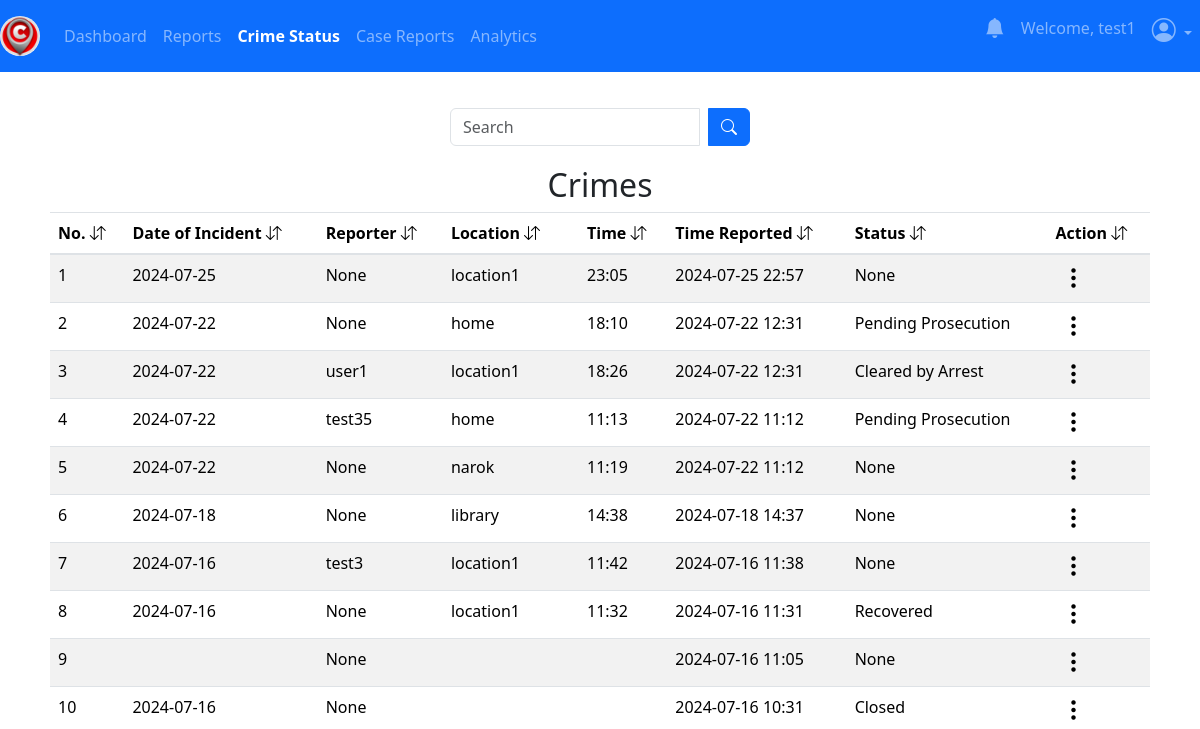
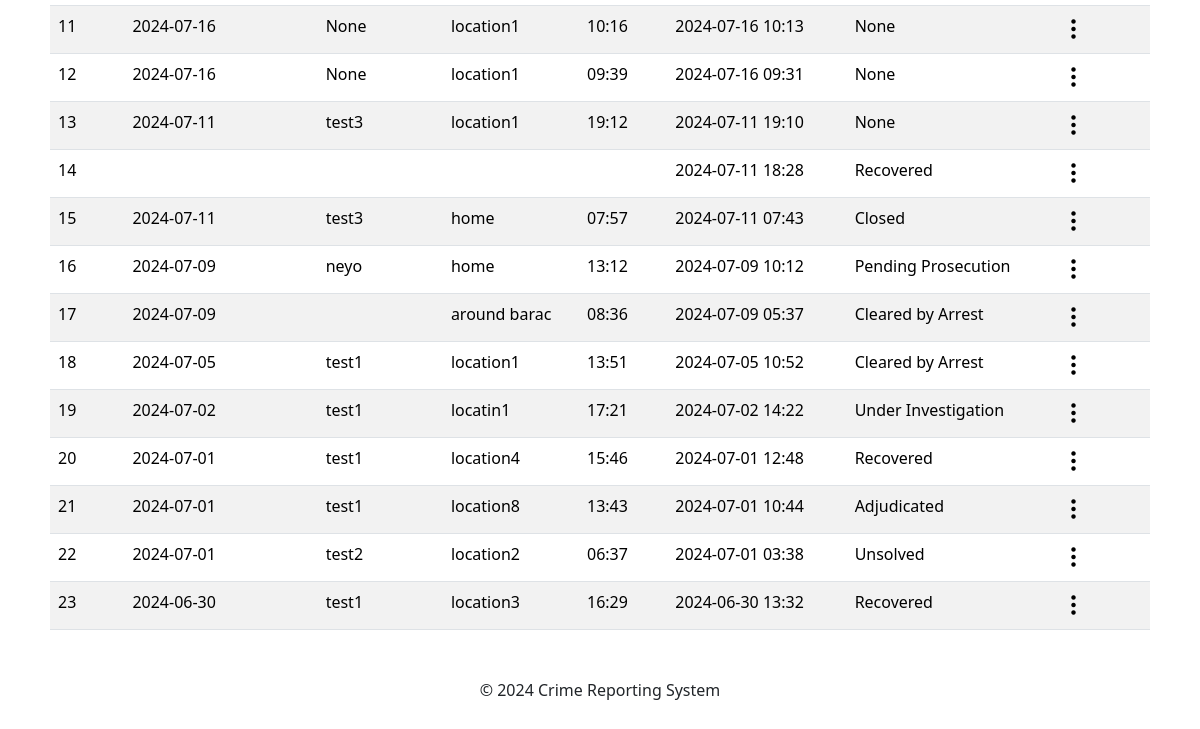
/admin/crime_status (signed in), run on an earlier commit of the app's database (2 pictures, top to bottom).
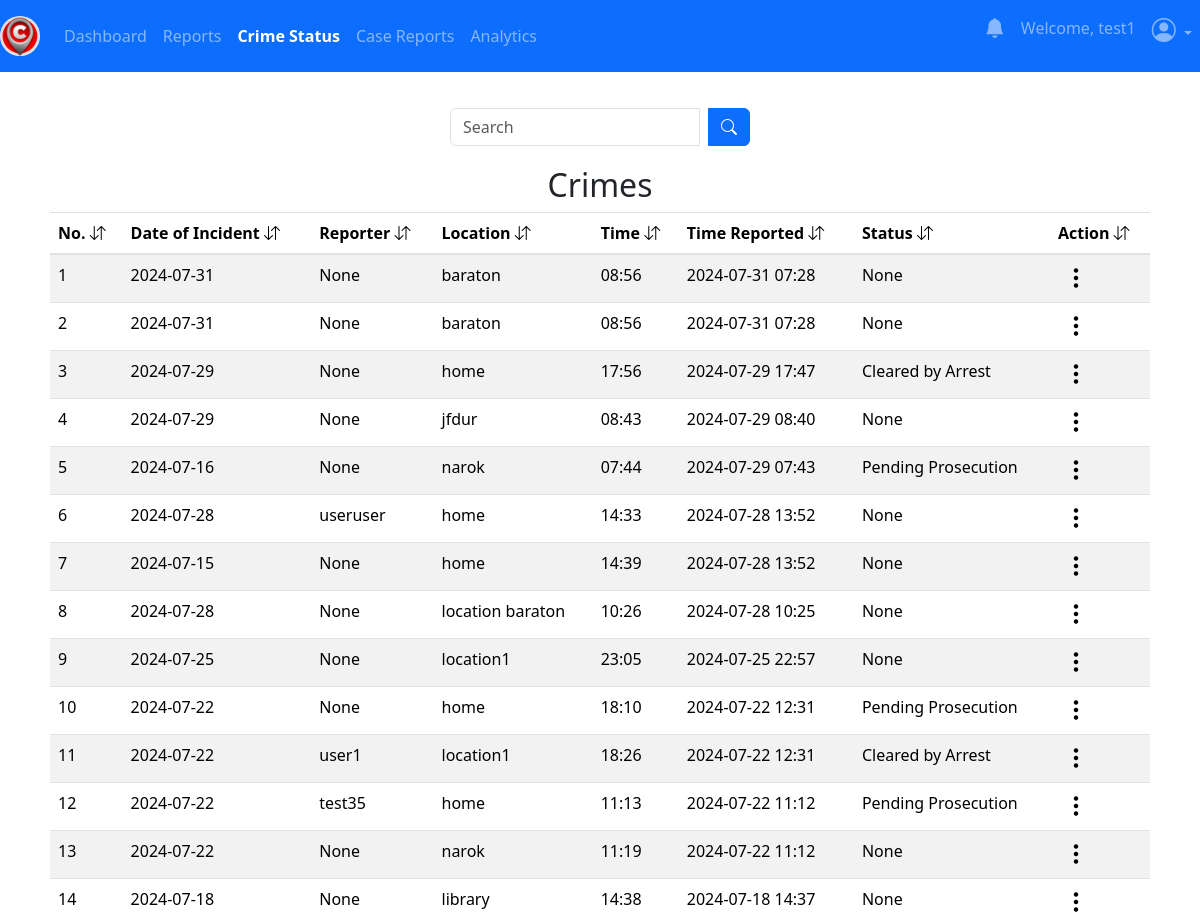
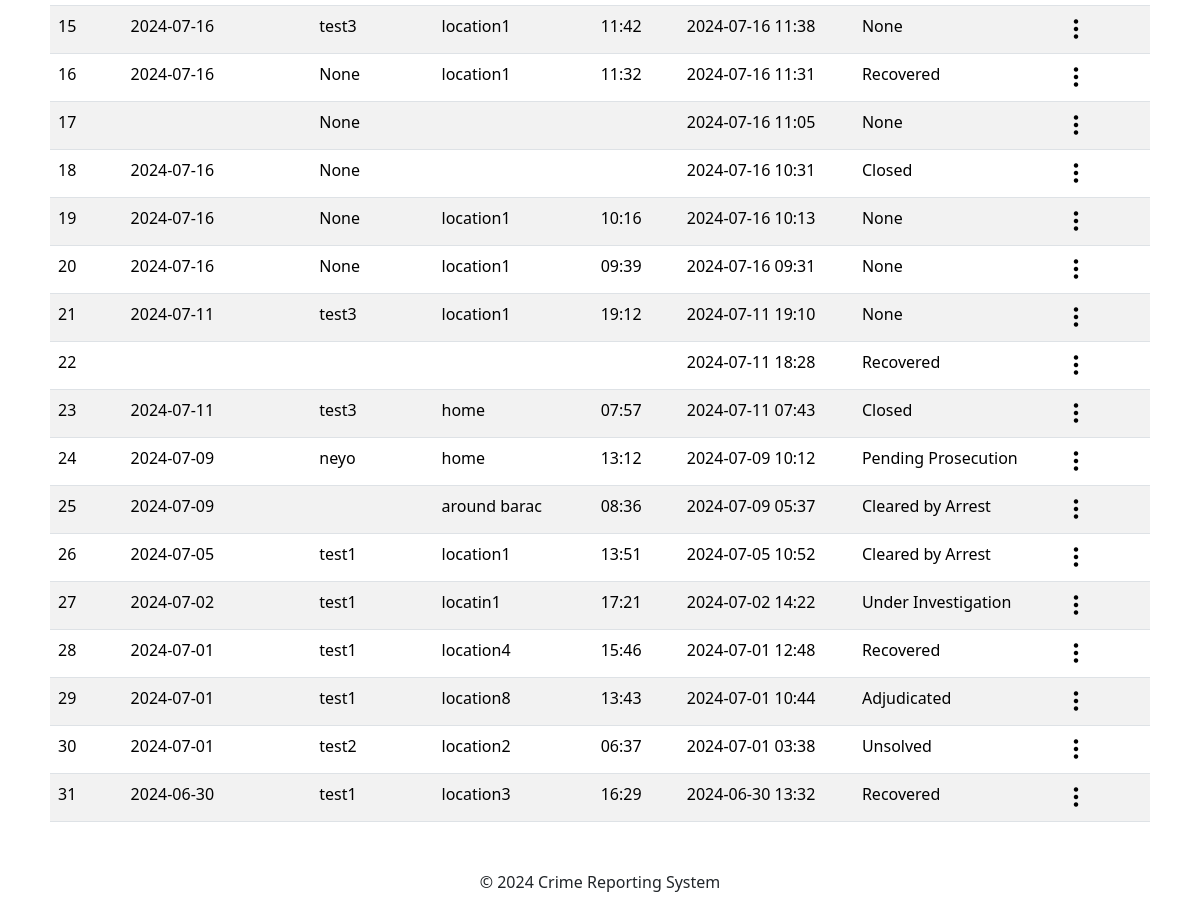
And on a later commit of the database (2 pictures, top to bottom).
### app/posts/models.py (models this page shows, shortened)
class Crime(db.Model, UserMixin):
    crime_id = db.Column(db.Integer, primary_key=True)
    date_of_incident = db.Column(db.String(10), nullable=False)
    issued_by = db.Column(db.String(20), nullable=True)
    time_of_incident = db.Column(db.String(10), nullable=False)
    phonenumber = db.Column(db.String(10), nullable=True)
    incident_location = db.Column(db.Text, nullable=False)
    incident_nature = db.Column(db.Text, nullable=False)
    incident_details = db.Column(db.Text, nullable=False)
    suspect_details = db.Column(db.Text, nullable=True)
    arrest_history = db.Column(db.Text, nullable=True)
    suspect_name = db.Column(db.String(10), nullable=True)
    comments = db.Column(db.Text, nullable=True)
    crime_status = db.Column(db.String(10), nullable=True)
    latitude = db.Column(db.Float)
    longitude = db.Column(db.Float)
    crime_file_upload = db.Column(db.Text, nullable=True)
    crime_file_name = db.Column(db.Text, nullable=True)
    crime_mimetype = db.Column(db.Text, nullable=True)
    date_crime_received = db.Column(db.DateTime(timezone=True), default=current_time())
    reporter_id = db.Column(db.Integer, db.ForeignKey('user.id'))

### app/admins/routes.py (the view)
@admins.route('/admin/crime_status')
@admin_required
def crimeStatus():
    search_crime = request.args.get('search_crime', '')
    try:
        if search_crime:
            crimes_status = Crime.query.filter(
                Crime.incident_location.ilike(f'%{search_crime}%') |
                Crime.issued_by.ilike(f'%{search_crime}%') |
                Crime.date_of_incident.ilike(f'%{search_crime}%') |
                Crime.time_of_incident.ilike(f'%{search_crime}%') |
                Crime.date_crime_received.ilike(f'%{search_crime}%') |
                Crime.crime_status.ilike(f'%{search_crime}%')
            ).order_by(desc(Crime.date_crime_received)).all()
        else:
            crimes_status = Crime.query.order_by(desc(Crime.date_crime_received)).all()
    except Exception as e:
        current_app.logger.error(f"Database error: {str(e)}")
        flash("An error occurred while fetching crime status reports.", "danger")
        return redirect(url_for('admins.crimeStatus'))
    if not crimes_status:
        flash("No crime status reports found.", "info")
    return render_template('admin/crime_status.html', title='Crime Status', crimes_status=crimes_status)

### app/__init__.py (called while the page is built)
@login_manager.user_loader
def load_user(user_id):
    return models.User.query.get(user_id)

### app/admins/routes.py (called while the page is built)
def admin_required(f):
    @wraps(f)
    def decorated_function(*args, **kwargs):
        if not session.get('admin_id'):
            flash('You need to be logged in as an admin to access the page.', 'danger')
            return redirect(url_for('admins.adminIndex'))
        return f(*args, **kwargs)
    return decorated_function

### app/templates/admin/crime_status.html (shortened to what this page needs)
{% extends 'admin/layout.html' %}
{% block content %}
<div class="container">
    <br>
    <form method="GET" action="{{ url_for('admins.crimeStatus') }}" class="search-form">
        <div class="input-group search-input">
            <input type="text" name="search_crime" class="form-control" placeholder="Search">
            <div class="input-group-append ms-2">
                <button type="submit" class="btn btn-primary">
                    <i class="bi bi-search"></i>
                </button>
            </div>
        </div>
    </form>
{% if crimes_status %}
<table class="table table-striped table-hover">
    <h2 style="text-align: center;">Crimes</h2>
    <thead>
        <tr>
            <th scope="col">No. <i class="bi bi-arrow-down-up"></i></th>
            <th scope="col">Date of Incident <i class="bi bi-arrow-down-up"></i></th>
            <th scope="col">Reporter <i class="bi bi-arrow-down-up"></i></th>
            <th scope="col">Location <i class="bi bi-arrow-down-up"></i></th>
            <th scope="col">Time <i class="bi bi-arrow-down-up"></i></th>
            <th scope="col">Time Reported <i class="bi bi-arrow-down-up"></i></th>
            <th scope="col">Status <i class="bi bi-arrow-down-up"></i></th>
            <th scope="col">Action <i class="bi bi-arrow-down-up"></i></th>
        </tr>
    </thead>
    <tbody>
        {% for crime in crimes_status %}
            <tr>
                <td>{{ loop.index }}</td>
                <td>{{ crime.date_of_incident }}</td>
                <td>{{ crime.issued_by }}</td>
                <td>{{ crime.incident_location }}</td>
                <td>{{ crime.time_of_incident }}</td>
                <td>{{ crime.date_crime_received.strftime('%Y-%m-%d %H:%M') }}</td>
                <td>{{ crime.crime_status }}</td>
                <td>
                    <div class="dropdown">
                        <button class="three-dots-btn" type="button" id="dropdownMenuButton{{ crime.crime_id }}" data-bs-toggle="dropdown" aria-expanded="false">
                            <i class="bi bi-three-dots-vertical h4"></i>
                        </button>
                    </div>
                  </td>
            </tr>
        {% endfor %}
    </tbody>
  </table>
{% endif %}
{% endblock content %}

What changed in the data, as far as the page shows it:
added Crime: date_of_incident "2024-07-31", issued_by "None", incident_location "baraton", time_of_incident "08:56", date_crime_received "2024-07-31 07:28", crime_status "None"
added Crime: date_of_incident "2024-07-31", issued_by "None", incident_location "baraton", time_of_incident "08:56", date_crime_received "2024-07-31 07:28", crime_status "None"
added Crime: date_of_incident "2024-07-29", issued_by "None", incident_location "home", time_of_incident "17:56", date_crime_received "2024-07-29 17:47", crime_status "Cleared by Arrest"
added Crime: date_of_incident "2024-07-29", issued_by "None", incident_location "jfdur", time_of_incident "08:43", date_crime_received "2024-07-29 08:40", crime_status "None"
added Crime: date_of_incident "2024-07-16", issued_by "None", incident_location "narok", time_of_incident "07:44", date_crime_received "2024-07-29 07:43", crime_status "Pending Prosecution"
added Crime: date_of_incident "2024-07-28", issued_by "useruser", incident_location "home", time_of_incident "14:33", date_crime_received "2024-07-28 13:52", crime_status "None"
added Crime: date_of_incident "2024-07-15", issued_by "None", incident_location "home", time_of_incident "14:39", date_crime_received "2024-07-28 13:52", crime_status "None"
added Crime: date_of_incident "2024-07-28", issued_by "None", incident_location "location baraton", time_of_incident "10:26", date_crime_received "2024-07-28 10:25", crime_status "None"
